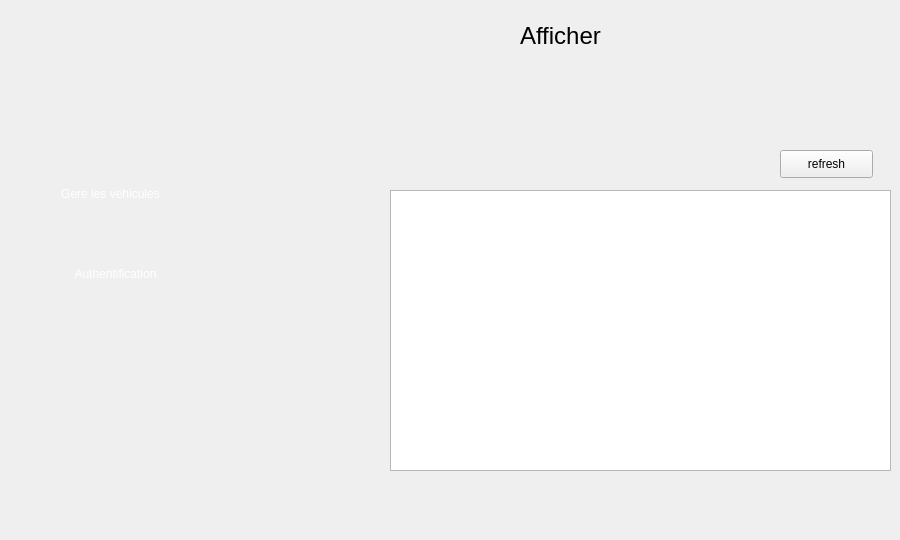
    <widget class="QWidget" name="page_8">
     <widget class="QLabel" name="ar_12">
      <property name="geometry">
       <rect>
        <x>220</x>
        <y>-10</y>
        <width>151</width>
        <height>531</height>
       </rect>
      </property>
      <property name="styleSheet">
       <string notr="true">

background-color: transparent;
	border-image: url(:/bg.png);

background: none;
border: none;
background-repeat: none;
</string>
      </property>
      <property name="text">
       <string/>
      </property>
     </widget>
     <widget class="QPushButton" name="icon4_19">
      <property name="geometry">
       <rect>
        <x>260</x>
        <y>20</y>
        <width>91</width>
        <height>91</height>
       </rect>
      </property>
      <property name="cursor">
       <cursorShape>PointingHandCursor</cursorShape>
      </property>
      <property name="styleSheet">
       <string notr="true">
border-image: url(:/icon-ajout2.png);
background-color: transparent;
background: none;
border: none;
background-repeat: none;
</string>
      </property>
      <property name="text">
       <string/>
      </property>
     </widget>
     <widget class="QPushButton" name="icon2_18">
      <property name="geometry">
       <rect>
        <x>260</x>
        <y>140</y>
        <width>91</width>
        <height>91</height>
       </rect>
      </property>
      <property name="cursor">
       <cursorShape>PointingHandCursor</cursorShape>
      </property>
      <property name="styleSheet">
       <string notr="true">
border-image: url(:/icon-supp2.png);
background-color: transparent;
background: none;
border: none;
background-repeat: none;
</string>
      </property>
      <property name="text">
       <string/>
      </property>
     </widget>
     <widget class="QPushButton" name="icon3_16">
      <property name="geometry">
       <rect>
        <x>260</x>
        <y>270</y>
        <width>91</width>
        <height>91</height>
       </rect>
      </property>
      <property name="cursor">
       <cursorShape>PointingHandCursor</cursorShape>
      </property>
      <property name="styleSheet">
       <string notr="true">
background-color: transparent;
	border-image: url(:/icon-modif2.png);
background: none;
border: none;
background-repeat: none;
</string>
      </property>
      <property name="text">
       <string/>
      </property>
     </widget>
     <widget class="QPushButton" name="icon4_20">
      <property name="geometry">
       <rect>
        <x>260</x>
        <y>400</y>
        <width>91</width>
        <height>91</height>
       </rect>
      </property>
      <property name="cursor">
       <cursorShape>PointingHandCursor</cursorShape>
      </property>
      <property name="styleSheet">
       <string notr="true">
border-image: url(:/icon-afficher2.png);
background-color: transparent;
background: none;
border: none;
background-repeat: none;
</string>
      </property>
      <property name="text">
       <string/>
      </property>
     </widget>
     <widget class="QPushButton" name="pushButton_19">
      <property name="geometry">
       <rect>
        <x>30</x>
        <y>180</y>
        <width>161</width>
        <height>28</height>
       </rect>
      </property>
      <property name="styleSheet">
       <string notr="true">

background-color: transparent;
	font: 10pt &quot;Segoe UI Historic&quot;;
	color: rgb(255, 255, 255);
background: none;
border: none;
background-repeat none;
</string>
      </property>
      <property name="text">
       <string>Gere les vehicules</string>
      </property>
     </widget>
     <widget class="QLabel" name="selected2_20">
      <property name="geometry">
       <rect>
        <x>-10</x>
        <y>250</y>
        <width>231</width>
        <height>51</height>
       </rect>
      </property>
      <property name="styleSheet">
       <string notr="true">
background-color: transparent;
background: none;
	border-image: url(:/selected2.png);
border: none;
background-repeat: none;
</string>
      </property>
      <property name="text">
       <string/>
      </property>
     </widget>
     <widget class="QLabel" name="selected_12">
      <property name="geometry">
       <rect>
        <x>240</x>
        <y>400</y>
        <width>101</width>
        <height>91</height>
       </rect>
      </property>
      <property name="styleSheet">
       <string notr="true">
background-color: transparent;
background: none;
	border-image: url(:/selected.png);
border: none;
background-repeat: none;
</string>
      </property>
      <property name="text">
       <string/>
      </property>
     </widget>
     <widget class="QPushButton" name="pushButton_20">
      <property name="geometry">
       <rect>
        <x>30</x>
        <y>260</y>
        <width>171</width>
        <height>28</height>
       </rect>
      </property>
      <property name="styleSheet">
       <string notr="true">

background-color: transparent;
	font: 10pt &quot;Segoe UI Historic&quot;;
	color: rgb(255, 255, 255);
background: none;
border: none;
background-repeat: none;
</string>
      </property>
      <property name="text">
       <string>Authentification</string>
      </property>
     </widget>
     <widget class="QLabel" name="label_23">
      <property name="geometry">
       <rect>
        <x>520</x>
        <y>10</y>
        <width>291</width>
        <height>51</height>
       </rect>
      </property>
      <property name="font">
       <font>
        <pointsize>18</pointsize>
       </font>
      </property>
      <property name="styleSheet">
       <string notr="true">background: none;;
background-repeat: none;
</string>
      </property>
      <property name="text">
       <string>Afficher</string>
      </property>
     </widget>
     <widget class="QTableView" name="table_auth">
      <property name="geometry">
       <rect>
        <x>390</x>
        <y>190</y>
        <width>501</width>
        <height>281</height>
       </rect>
      </property>
      <property name="styleSheet">
       <string notr="true">background : none; </string>
      </property>
     </widget>
     <widget class="QPushButton" name="afficher_auth">
      <property name="geometry">
       <rect>
        <x>780</x>
        <y>150</y>
        <width>93</width>
        <height>28</height>
       </rect>
      </property>
      <property name="styleSheet">
       <string notr="true">background : none; </string>
      </property>
      <property name="text">
       <string>refresh</string>
      </property>
     </widget>
     <zorder>ar_12</zorder>
     <zorder>icon4_19</zorder>
     <zorder>icon2_18</zorder>
     <zorder>icon3_16</zorder>
     <zorder>pushButton_19</zorder>
     <zorder>selected2_20</zorder>
     <zorder>selected_12</zorder>
     <zorder>pushButton_20</zorder>
     <zorder>label_23</zorder>
     <zorder>icon4_20</zorder>
     <zorder>table_auth</zorder>
     <zorder>afficher_auth</zorder>
    </widget>
